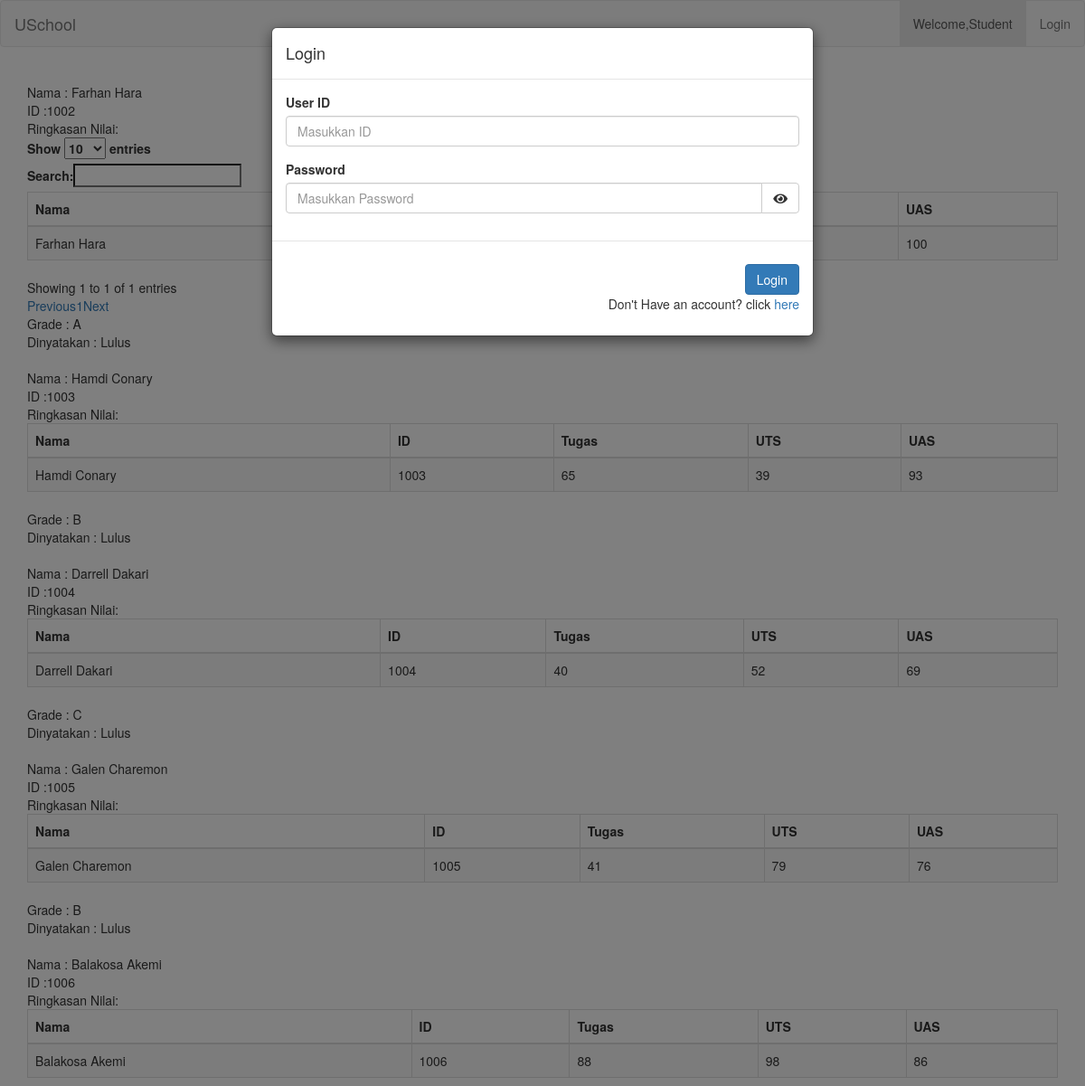
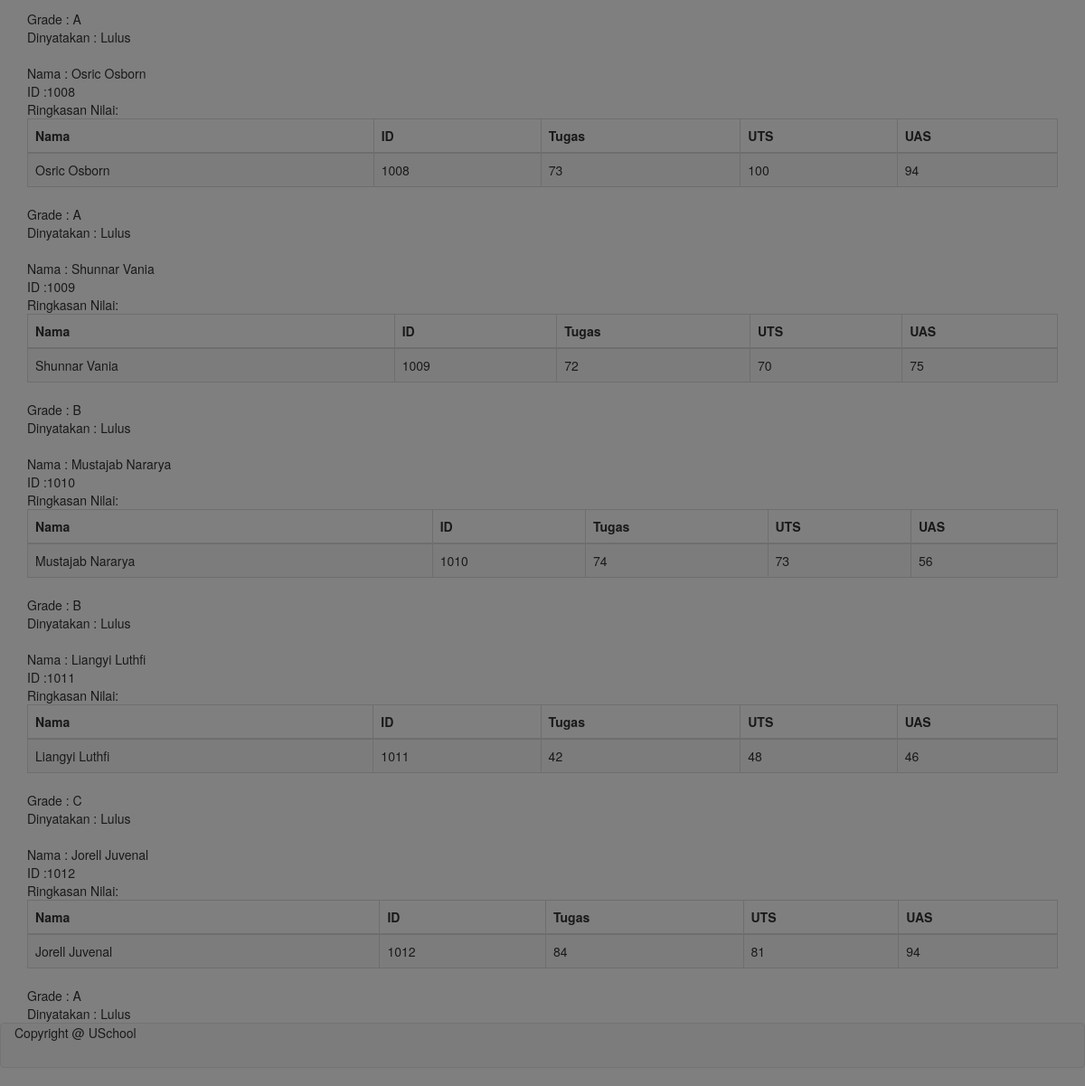
The app's page /Challenge/index.php with its own data (2 pictures, top to bottom).
### tables this page shows
CREATE TABLE `grade` (
  `user_id` varchar(10) NOT NULL,
  `nilai_tugas` int(11) NOT NULL,
  `nilai_uts` int(11) NOT NULL,
  `nilai_uas` int(11) NOT NULL
);

CREATE TABLE `user` (
  `user_id` varchar(10) NOT NULL,
  `password` varchar(255) NOT NULL,
  `first_name` varchar(255) NOT NULL,
  `last_name` varchar(255) NOT NULL,
  `role_id` int(11) NOT NULL,
  `address` varchar(255) NOT NULL
);

### Challenge/include/koneksi.php (called while the page is built, shortened)
<?php
    class database{
        public function __construct()
        {
            $host = "localhost";
            $dbname = "uschool";
            $username = "root";
            $password = "";
            $this->db = new PDO("mysql:host={$host};dbname={$dbname}", $username, $password);
        }
        public function grade(){
            $query = $this->db->prepare("select * from grade join user on grade.user_id= user.user_id ");
            $query->execute();
            $data = $query->fetchAll();
            return $data;
        }
    }

### Challenge/index.php (the view, shortened to what this page needs)
<!DOCTYPE html>
<?php
include 'include/koneksi.php';
$db = new database();
$data = $db->grade();
?>
<html lang="en">
<head>
    <link rel="stylesheet" href="https://maxcdn.bootstrapcdn.com/bootstrap/3.4.1/css/bootstrap.min.css">
    <link href="http://cdnjs.cloudflare.com/ajax/libs/font-awesome/4.3.0/css/font-awesome.min.css" rel="stylesheet" type="text/css">
    <link rel="stylesheet" href="https://cdnjs.cloudflare.com/ajax/libs/font-awesome/5.11.2/css/all.min.css">
    <link rel="stylesheet" href="https://cdn.datatables.net/1.10.19/css/dataTables.bootstrap.min.css">
</head>
<body>
    <nav class="navbar navbar-default">
        <div class="container-fluid">
            <div class="navbar-header">
                <a href="index.php" class="navbar-brand">USchool</a>
            </div>
            <ul class="nav navbar-nav navbar-right">
                <li class="active"><a href="index.php"> Welcome,Student</a></li>
                <li id="login"><a href="#" data-toggle="modal" data-target="#myModal">Login</a></li>
            </ul>
        </div>
    </nav>
    <div class="modal fade" id="myModal" role="dialog">
        <div class="modal-dialog">
            <div class="modal-content">
                <div class="modal-header">
                    <h4 class="modal-title">Login</h4>
                </div>
                <form action="controller/check_login.php" method="post">
                    <div class="modal-body">
                        <div class="form-group">
                            <label>User ID</label>
                            <input type="text" class="form-control" name="user_id" id="user_id" placeholder="Masukkan ID" required>
                        </div>
                        <div class="form-group">
                            <label>Password</label>
                            <div class="input-group">
                                <input type="password" class="form-control" name="password" id="password" placeholder="Masukkan Password" required>
                                <div class="input-group-btn">
                                    <button type="button" class="btn btn-default" onclick="showHide()"><i class="fas fa-eye" id="toggle"></i></button>
                                </div>
                            </div>
                        </div>
                    </div>
                    <div class="modal-footer">
                        <input type="submit" class="btn btn-primary float-right" name="login" value="Login">
                        <p>  Don't Have an account? click <a href = view/register.php> here</a></p>
                    </div>
                </form>
            </div>
        </div>
    </div>
    <div class="container">
                <?php foreach ($data as $value) : ?>
                   <br><t> Nama : </t><v><?php echo $value['first_name'] ," ", $value['last_name'] ?></v><br>
                        <t>ID :</t><t><?php echo $value['user_id'] ?></t><br>
                        Ringkasan Nilai:
                <table id="example" class="table table-striped table-bordered">
            <thead>
                <tr>
                    <th>Nama</th>
                    <th>ID</th>
                    <th>Tugas</th>
                    <th>UTS</th>
                    <th>UAS</th>
                </tr>
            </thead>
            <tbody>
                    <tr>
                        <td><?php echo $value['first_name'] ," ", $value['last_name'] ?> </td>
                        <td><?php echo $value['user_id'] ?></td>
                        <td><?php echo $value['nilai_tugas'] ?></td>
                        <td><?php echo $value['nilai_uts'] ?></td>
                        <td><?php echo $value['nilai_uas'] ?></td>
                    </tr>
            </tbody>
        </table>
        Grade :<?php  if ((($value['nilai_tugas']+$value['nilai_uts']+$value['nilai_uas'])/3) <44) {
            echo ' D';
        }elseif((($value['nilai_tugas']+$value['nilai_uts']+$value['nilai_uas'])/3)<64){
            echo ' C';
        }elseif((($value['nilai_tugas']+$value['nilai_uts']+$value['nilai_uas'])/3)<79){
            echo ' B';
        }elseif((($value['nilai_tugas']+$value['nilai_uts']+$value['nilai_uas'])/3)<101){
            echo ' A';
        }?>   <br>
        Dinyatakan : <?php  if ((($value['nilai_tugas']+$value['nilai_uts']+$value['nilai_uas'])/3) <44) {
            echo ' Tidak Lulus';
        }else echo ' Lulus ' ?> <br>
        <?php endforeach; ?>
    </div>
    </body>
    <footer>
    <nav class="navbar navbar-default">
        <div class="container-fluid">
            <div class="navbar-footer">
        Copyright @ USchool
    </footer>
</html>

### records on screen
grade: user.first_name "Farhan", user.last_name "Hara", user.user_id "1002", nilai_uas "100", nilai_tugas "A"
grade: user.first_name "Hamdi", user.last_name "Conary", user.user_id "1003", nilai_tugas "65", nilai_uts "39", nilai_uas "93", shows "B", shows "Lulus"
grade: user.first_name "Darrell", user.last_name "Dakari", user.user_id "1004", nilai_tugas "40", nilai_uts "52", nilai_uas "69", shows "C", shows "Lulus"
grade: user.first_name "Galen", user.last_name "Charemon", user.user_id "1005", nilai_tugas "41", nilai_uts "79", nilai_uas "76", shows "B", shows "Lulus"
grade: user.first_name "Balakosa", user.last_name "Akemi", user.user_id "1006", nilai_tugas "88", nilai_uts "98", nilai_uas "86", shows "Lulus"
grade: user.first_name "Osric", user.last_name "Osborn", user.user_id "1008", nilai_tugas "73", nilai_uts "100", nilai_uas "94", shows "A", shows "Lulus"
grade: user.first_name "Shunnar", user.last_name "Vania", user.user_id "1009", nilai_tugas "72", nilai_uts "70", nilai_uas "75", shows "B", shows "Lulus"
grade: user.first_name "Mustajab", user.last_name "Nararya", user.user_id "1010", nilai_tugas "74", nilai_uts "73", nilai_uas "56", shows "B", shows "Lulus"
grade: user.first_name "Liangyi", user.last_name "Luthfi", user.user_id "1011", nilai_tugas "42", nilai_uts "48", nilai_uas "46", shows "C", shows "Lulus"
grade: user.first_name "Jorell", user.last_name "Juvenal", user.user_id "1012", nilai_tugas "84", nilai_uts "81", nilai_uas "94", shows "A", shows "Lulus"
